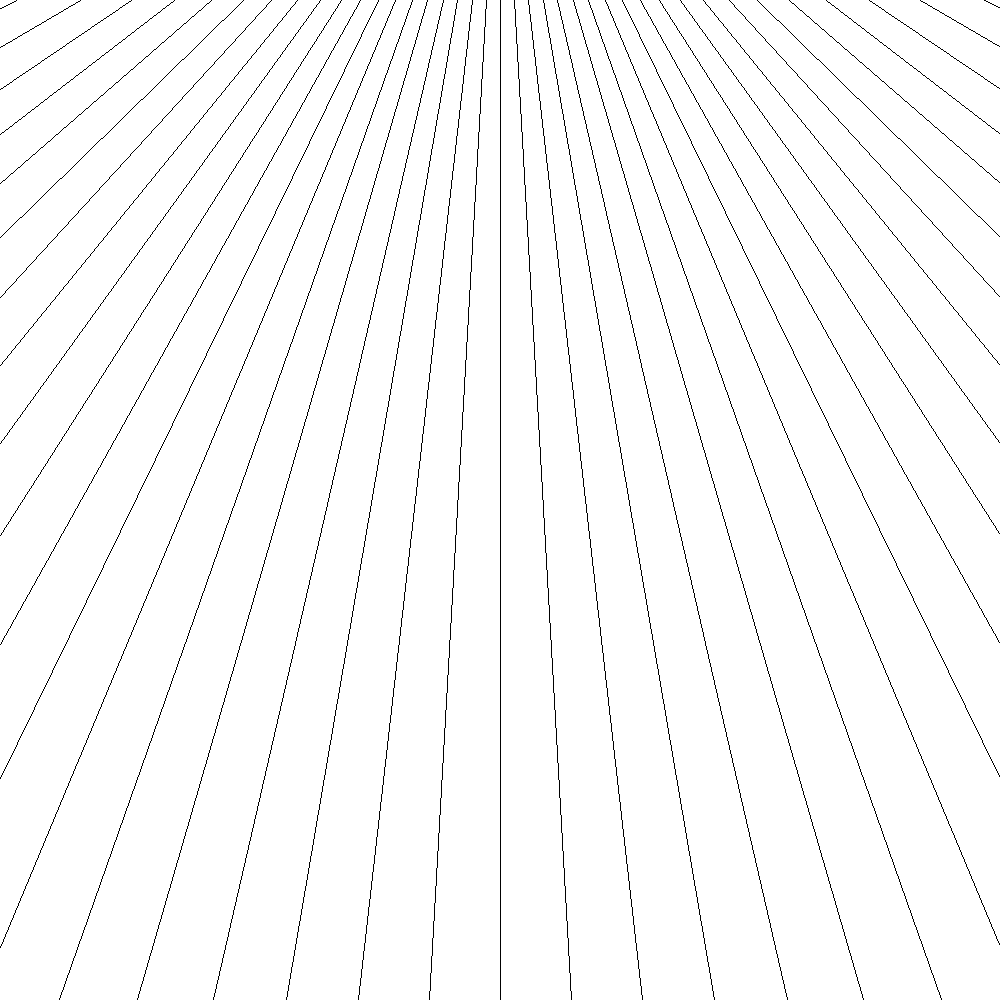
Frame 1 (no input)
Frame 2 (the mouse pressed at the canvas centre, redrawn once): identical to frame 1, image omitted

The Processing sketch that drew this single still picture (run headless with seeded random() and noise(); the mouse was pressed at the canvas centre and the sketch redrawn once):

// Processing sketch: radiallines
// ── radiallines.pde
PVector origin;
int points = 100;
int x_radius = 2000;
int y_radius = 2000;
int x_shift = 0;
int y_shift = 250;
PImage output;
void setup(){
  size(1000,1000);
  output = createImage(6114, 6114, RGB);
  origin = new PVector(width/2, -250);
  noLoop();
  noSmooth();
}

void draw(){
  background(255);
  
  stroke(0);
  strokeWeight(0);
  for(int i = 0 ; i < points ; i++){
    float x = x_shift + origin.x + x_radius * sin(2*PI*i/(points-1));
    float y = y_shift + origin.y + y_radius * cos(2*PI*i/(points-1));
    line(origin.x , origin.y, x, y);
  }
}

void keyPressed(){
  switch(key){
    case '-':
    points--;
    println("lines: " + points);
    break;
    case '=':
    points++;
    println("lines: " + points);
    break;
  }
  redraw();
  
}
